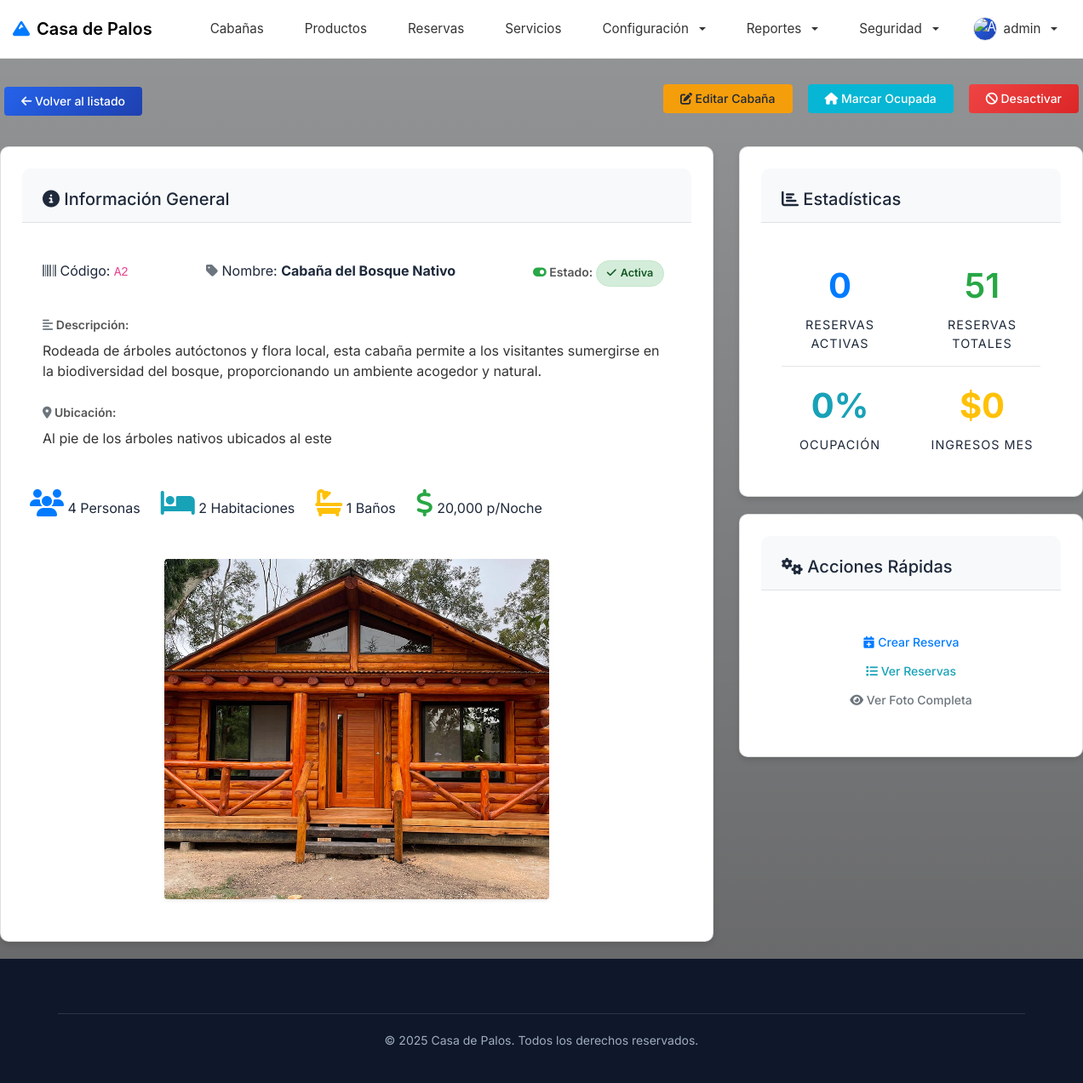
The app's page /cabanias/1 (signed in) with its own data.
### tables this page shows
CREATE TABLE `modulo` (
  `id_modulo` int NOT NULL AUTO_INCREMENT,
  `modulo_descripcion` varchar(45) NOT NULL,
  `modulo_ruta` varchar(45) NOT NULL,
  `modulo_estado` int NOT NULL,
  `rela_menu` int DEFAULT NULL,
  PRIMARY KEY (`id_modulo`),
  KEY `fk_modulo_menu1_idx` (`rela_menu`),
  CONSTRAINT `fk_modulo_menu1` FOREIGN KEY (`rela_menu`) REFERENCES `menu` (`id_menu`)
);

CREATE TABLE `menu` (
  `id_menu` int NOT NULL AUTO_INCREMENT,
  `menu_nombre` varchar(45) NOT NULL,
  `menu_orden` int NOT NULL DEFAULT '1',
  `menu_estado` int NOT NULL DEFAULT '1',
  PRIMARY KEY (`id_menu`)
);

CREATE TABLE `cabania` (
  `id_cabania` int NOT NULL AUTO_INCREMENT,
  `cabania_codigo` varchar(45) NOT NULL,
  `cabania_nombre` varchar(45) NOT NULL,
  `cabania_descripcion` varchar(400) NOT NULL,
  `cabania_capacidad` int NOT NULL,
  `cabania_precio` float NOT NULL,
  `cabania_ubicacion` varchar(100) NOT NULL,
  `cabania_cantidadbanios` int NOT NULL,
  `cabania_cantidadhabitaciones` int NOT NULL,
  `cabania_foto` varchar(250) NOT NULL,
  `cabania_estado` int NOT NULL,
  PRIMARY KEY (`id_cabania`)
);

### Views/shared/components/menu.php (the view, shortened to what the rows shown need)
<link href="<?= $this->asset('assets/css/menu-component.css') ?>" rel="stylesheet">
<nav class="navbar navbar-expand-lg navbar-minimal" style="
    background: #ffffff;
    border-bottom: 1px solid #e5e5e5;
    position: sticky;
    top: 0;
    z-index: 1030;
">
    <div class="container-fluid">
        <div class="collapse navbar-collapse" id="navbarNav">
            <ul class="navbar-nav ml-auto">
                <?php if (Auth::check()): ?>
                    <?php
                    $userModules = Auth::getUserModules();
                    $groupedModules = [];
                    $modulesWithoutMenu = [];
                    foreach ($userModules as $module) {
                        if ($module['menu_nombre'] && !empty(trim($module['menu_nombre']))) {
                            $menuName = $module['menu_nombre'];
                            $groupedModules[$menuName][] = $module;
                        } else {
                            $modulesWithoutMenu[] = $module;
                        }
                    }
                    foreach ($modulesWithoutMenu as $module): ?>
                        <li class="nav-item">
                            <a class="nav-link" href="<?= $this->url('/' . $module['modulo_ruta']) ?>">
                                <?= htmlspecialchars($module['modulo_descripcion']) ?>
                            </a>
                        </li>
                    <?php endforeach; ?>
                    <?php foreach ($groupedModules as $menuName => $modules): ?>
                        <?php if (count($modules) > 1): ?>
                            <li class="nav-item dropdown">
                                <a class="nav-link dropdown-toggle" href="#" role="button" data-toggle="dropdown" aria-expanded="false">
                                    <?= htmlspecialchars($menuName) ?>
                                </a>
                            </li>
                        <?php endif; ?>
                    <?php endforeach; ?>
                <?php endif; ?>
            </ul>
        </div>
    </div>
</nav>

### Views/admin/operaciones/cabanias/detalle.php (shortened to what the rows shown need)
<div class="content-wrapper">
    <div class="page-actions">
        <div class="d-flex justify-content-between align-items-center mb-4">
            <div>
                <a href="<?= $this->url('/cabanias') ?>" class="btn btn-primary">
                    <i class="fas fa-arrow-left"></i> Volver al listado
                </a>
            </div>
            <div class="action-buttons">
                <a href="<?= $this->url('/cabanias/' . $cabania['id_cabania']) . '/edit' ?>"
                    class="btn btn-warning">
                    <i class="fas fa-edit"></i> Editar Cabaña
                </a>
                <?php if ($cabania['cabania_estado'] == 1): ?>
                    <button class="btn btn-info ms-2"
                        onclick="cambiarEstadoCabania(<?= $cabania['id_cabania'] ?>, 2, '<?= addslashes($cabania['cabania_nombre']) ?>')">
                        <i class="fas fa-home"></i> Marcar Ocupada
                    </button>
                    <button class="btn btn-danger ms-2"
                        onclick="cambiarEstadoCabania(<?= $cabania['id_cabania'] ?>, 0, '<?= addslashes($cabania['cabania_nombre']) ?>')">
                        <i class="fas fa-ban"></i> Desactivar
                    </button>
                <?php endif; ?>
            </div>
        </div>
    </div>
    <div class="row">
        <div class="col-lg-8">
            <div class="card">
                <div class="card-header">
                    <h5 class="card-title mb-0">
                        <i class="fas fa-info-circle"></i> Información General
                    </h5>
                </div>
                <div class="card-body">
                    <div class="row">
                        <div class="col-md-3">
                            <div class="info-group">
                                <i class="fas fa-barcode text-muted"></i> Código:
                                <code><?= htmlspecialchars($cabania['cabania_codigo']) ?></code>
                            </div>
                        </div>
                        <div class="col-md-6">
                            <div class="info-group">
                                <i class="fas fa-tag text-muted"></i> Nombre:
                                <strong><?= htmlspecialchars($cabania['cabania_nombre']) ?></strong>
                            </div>
                        </div>
                        <div class="col-md-3">
                            <div class="info-group">
                                <label class="info-label">
                                    <?php if ($cabania['cabania_estado'] == 1): ?>
                                        <i class="fas fa-toggle-on text-success"></i> Estado:
                                        <span class="badge badge-success badge-lg">
                                            <i class="fas fa-check"></i> Activa
                                        </span>
                                    <?php endif; ?>
                                </label>
                            </div>
                        </div>
                    </div>
                    <br>
                    <div class="row">
                        <div class="col-md-12">
                            <div class="info-group">
                                <label class="info-label">
                                    <i class="fas fa-align-left text-muted"></i> Descripción:
                                </label>
                                <div class="info-value">
                                    <?= nl2br(htmlspecialchars($cabania['cabania_descripcion'])) ?>
                                </div>
                            </div>
                        </div>
                    </div>
                    <br>
                    <div class="row">
                        <div class="col-md-12">
                            <div class="info-group">
                                <label class="info-label">
                                    <i class="fas fa-map-marker-alt text-muted"></i> Ubicación:
                                </label>
                                <div class="info-value">
                                    <?= htmlspecialchars($cabania['cabania_ubicacion']) ?>
                                </div>
                            </div>
                        </div>
                    </div>
                </div>
                <div class="card-body">
                    <div class="row">
                        <div class="text-center">
                            <i class="fas fa-users fa-2x text-primary"></i>
                            <?= $cabania['cabania_capacidad'] ?> Personas
                        </div>
                        <div class="ml-4 text-center">
                            <i class="fas fa-bed fa-2x text-info"></i>
                            <?= $cabania['cabania_cantidadhabitaciones'] ?> Habitaciones
                        </div>
                        <div class="ml-4 text-center">
                            <i class="fas fa-bath fa-2x text-warning"></i>
                            <?= $cabania['cabania_cantidadbanios'] ?> Baños
                        </div>
                        <div class="ml-4 text-center">
                            <i class="fas fa-dollar-sign fa-2x text-success"></i>
                            <?= number_format($cabania['cabania_precio'], 0) ?> p/Noche
                        </div>
                    </div>
                </div>
                <?php if (!empty($cabania['cabania_foto'])): ?>
                    <div class="card-body text-center">
                        <img src="<?= $this->asset('imagenes/cabanias/' . $cabania['cabania_foto']) ?>"
                            alt="Foto de <?= htmlspecialchars($cabania['cabania_nombre']) ?>"
                            class="img-fluid rounded shadow-sm" style="max-height: 400px;">
                    </div>
                <?php endif; ?>
            </div>
        </div>
        <div class="col-lg-4">
            <div class="card">
                <div class="card-header">
                    <h6 class="card-title mb-0">
                        <i class="fas fa-chart-bar"></i> Estadísticas
                    </h6>
                </div>
                <div class="card-body">
                    <div class="row text-center">
                        <div class="col-6">
                            <div class="metric-box">
                                <div class="metric-value text-primary"><?= number_format($estadisticas['reservas_activas']) ?></div>
                                <div class="metric-label">Reservas activas</div>
                            </div>
                        </div>
                        <div class="col-6">
                            <div class="metric-box">
                                <div class="metric-value text-success"><?= number_format($estadisticas['reservas_totales']) ?></div>
                                <div class="metric-label">Reservas totales</div>
                            </div>
                        </div>
                    </div>
                    <hr>
                    <div class="row text-center">
                        <div class="col-6">
                            <div class="metric-box">
                                <div class="metric-value text-info"><?= $estadisticas['ocupacion_porcentaje'] ?>%</div>
                                <div class="metric-label">Ocupación</div>
                            </div>
                        </div>
                        <div class="col-6">
                            <div class="metric-box">
                                <div class="metric-value text-warning">$<?= number_format($estadisticas['ingresos_mes'], 0, ',', '.') ?></div>
                                <div class="metric-label">Ingresos mes</div>
                            </div>
                        </div>
                    </div>
                </div>
            </div>
            <div class="card">
                <div class="card-header">
                    <h6 class="card-title mb-0">
                        <i class="fas fa-cogs"></i> Acciones Rápidas
                    </h6>
                </div>
                <div class="card-body">
                    <div class="d-grid gap-2">
                        <a href="<?= $this->url('/reservas/create') ?>?cabania=<?= $cabania['id_cabania'] ?>"
                            class="btn btn-outline-primary">
                            <i class="fas fa-calendar-plus"></i> Crear Reserva
                        </a>
                        <a href="<?= $this->url('/reservas') ?>?cabania=<?= $cabania['id_cabania'] ?>"
                            class="btn btn-outline-info">
                            <i class="fas fa-list"></i> Ver Reservas
                        </a>
                        <?php if (!empty($cabania['cabania_foto'])): ?>
                            <a href="<?= $this->asset('imagenes/cabanias/' . $cabania['cabania_foto']) ?>"
                                target="_blank" class="btn btn-outline-secondary">
                                <i class="fas fa-eye"></i> Ver Foto Completa
                            </a>
                        <?php endif; ?>
                    </div>
                </div>
            </div>
        </div>
    </div>
</div>

### records on screen
modulo: modulo_descripcion "Cabañas"
modulo: modulo_descripcion "Productos"
modulo: modulo_descripcion "Reservas"
modulo: modulo_descripcion "Servicios"
modulo: rela_menu.menu_nombre "Seguridad"
cabania: cabania_codigo "A2", cabania_nombre "Cabaña del Bosque Nativo", cabania_descripcion "Rodeada de árboles autóctonos y flora local, esta cabaña permite a los visitantes sumergirse en la biodiversidad del bosque, proporcionando un ambiente acogedor y natural.", cabania_ubicacion "Al pie de los árboles nativos ubicados al este", cabania_capacidad "4", cabania_cantidadhabitaciones "2", cabania_cantidadbanios "1", cabania_precio "20,000", cabania_foto (picture)

### other values on screen
$menuName "Configuración"
$menuName "Reportes"
Auth::user() "admin"
$estadisticas['reservas_activas'] "0"
$estadisticas['reservas_totales'] "51"
$estadisticas['ocupacion_porcentaje'] "0"
$estadisticas['ingresos_mes'] "0"
